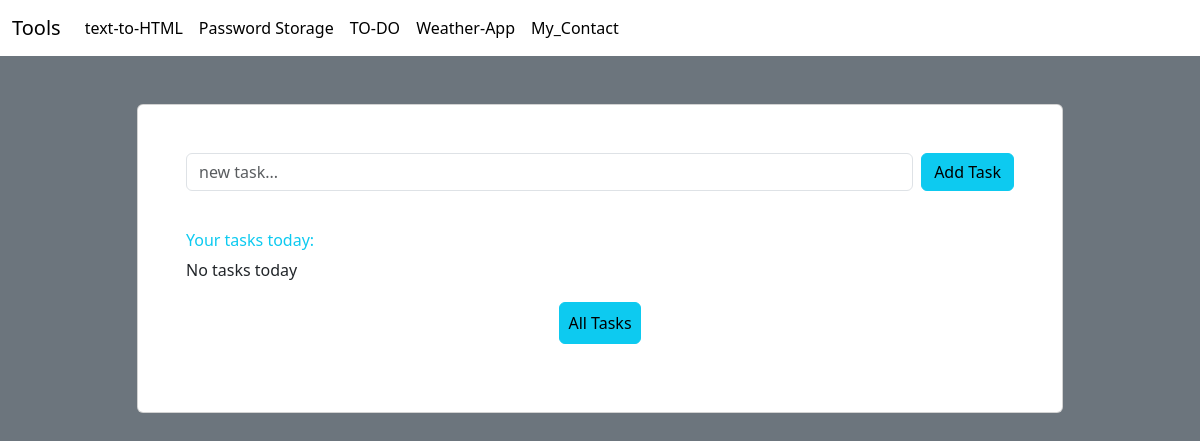
Before: /TO_DO/ with the older database file.
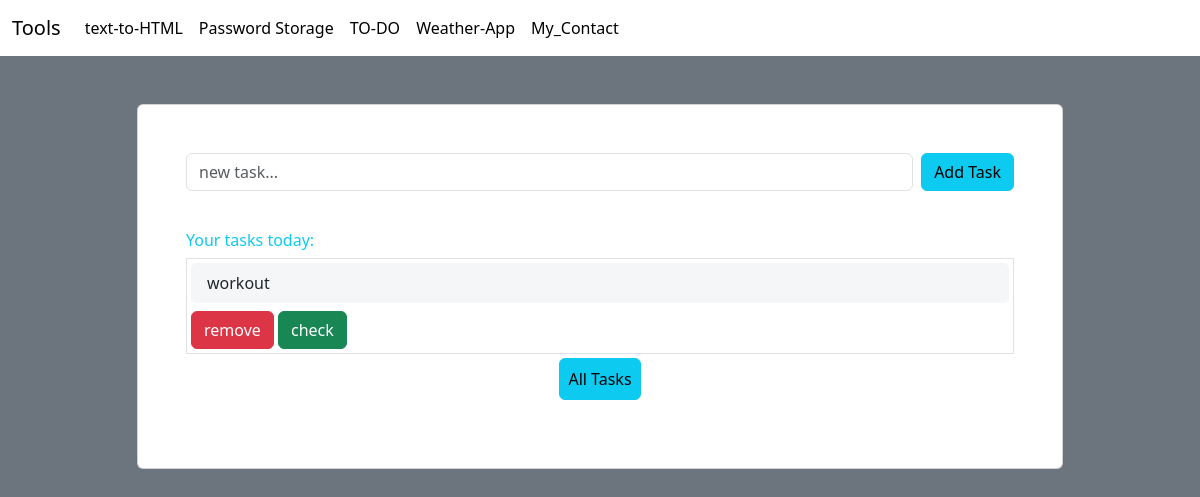
After: the same page with the newer database file.
### TO_DO/models.py (models this page shows, shortened)
class task(models.Model):
    title = models.CharField(max_length=255)
    cheked = models.BooleanField(default=False)
    add_date = models.DateField(default=timezone.now)

### TO_DO/views.py (the view)
# urls.py: path('', views.index, name='index'),
def index(request):
    tasks = task.objects.all().filter(add_date=datetime.today())
    if request.method == "POST":
        form = AddTask(request.POST)
        if form.is_valid():
            n = form.cleaned_data["title"]
            t = task(title=n)
            t.save()
    else:
        form = AddTask()
    return render(request, "TO_DO/index.html", {'form': form, 'tasks': tasks})

### TO_DO/forms.py
class AddTask(forms.Form):
    title = forms.CharField(label="", max_length=255,
                            widget=forms.TextInput(attrs={'class': 'form-control', 'placeholder': 'new task...'}))

### TO_DO/templates/TO_DO/index.html (shortened to what this page needs)
    {% extends 'base.html' %}
    {% block content %}
    <body class="bg-secondary">
    <section class="gradient-custom">
      <div class="container py-5 h-100">
        <div class="row d-flex justify-content-center align-items-center h-100">
          <div class="col col-xl-10">
            <div class="card">
              <div class="card-body p-5">
                <div class="tab-content " id="ex1-content">
                  <form action="" method="POST" class="d-flex justify-content-center align-items-center mb-4">
                    <div class="form-outline flex-fill">
                      {% csrf_token %} {{form.as_p}}
                    </div>
                    <button class="btn btn-info mb-3 ms-2" type="submit" name="save">Add Task</button>
                  </form>
                  <h6 class="text-info" >Your tasks today:</h6>
                  <div
                    class="tab-pane fade show active"
                    id="ex1-tabs-1"
                    role="tabpanel"
                    aria-labelledby="ex1-tab-1"
                  >
                  {% if tasks %}
                    <ul class="list-group mb-0">
                        {% for t in tasks %}
                        <span class="d-block border border-1 border-secodary p-1">
                          {% if t.cheked %}
                            <li class="list-group-item text-decoration-line-through align-items-center border-0 mb-2 rounded"
                            style="background-color: #f4f6f7"
                            >
                          {% else %}
                            <li
                            class="list-group-item d-block align-items-center border-0 mb-2 rounded"
                            style="background-color: #f4f6f7"
                            >
                          {% endif %}
                            {{t.title}}
                          </li>
                        <form action="deletTask/{{t.id}}" method="POST"  class=" d-inline-block ">
                          <button value="remove" type="submit" class="btn btn-danger"> remove </button>
                        </form>
                        <form action="checkTask/{{t.id}}" method="POST"  class=" d-inline-block ">
                          <button value="check" type="submit" class="btn btn-success"> check </button>
                        </form>
                      </span>
                      {% endfor %}
                    </ul>
                  {% else %}
                    <p>No tasks today</p>
                  {% endif %}
                  <p class="text-center">
                    <a href="{% url 'TO_DO:allTask' %}">
                      <button class="btn btn-info p-2 m-1 align-center" type="button">
                        All Tasks
                      </button>
                    </a>
                  </p>
                </div>
              </div>
            </div>
          </div>
        </div>
      </div>
    </section>
  </body>
  {% endblock %}

Changed rows visible on the page:
added task: title "workout"
Other visible differences:
text no longer shown: "No tasks today"
